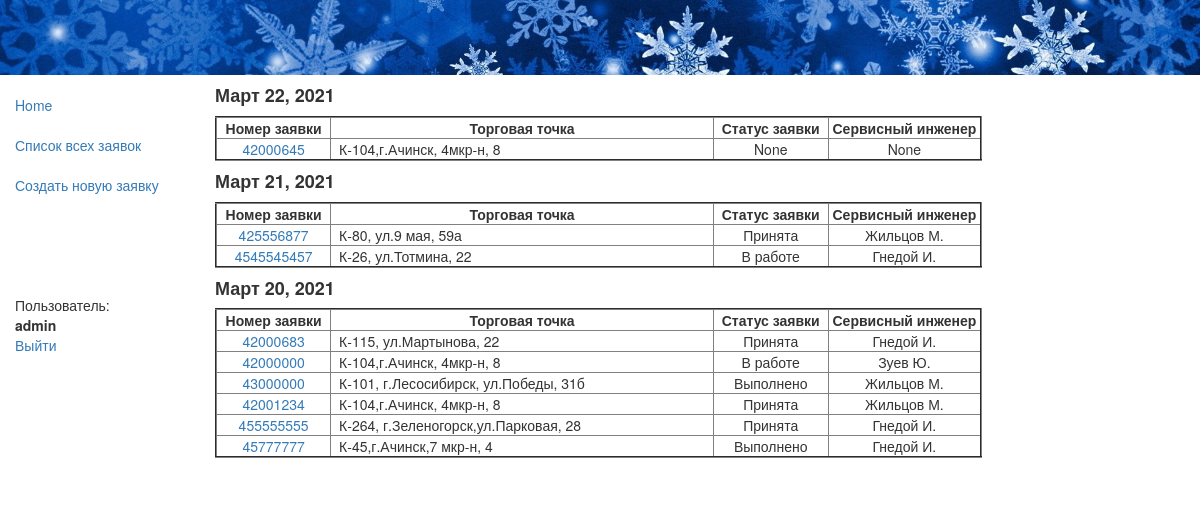
Page /app/recs/ (signed in) on the earlier database version.
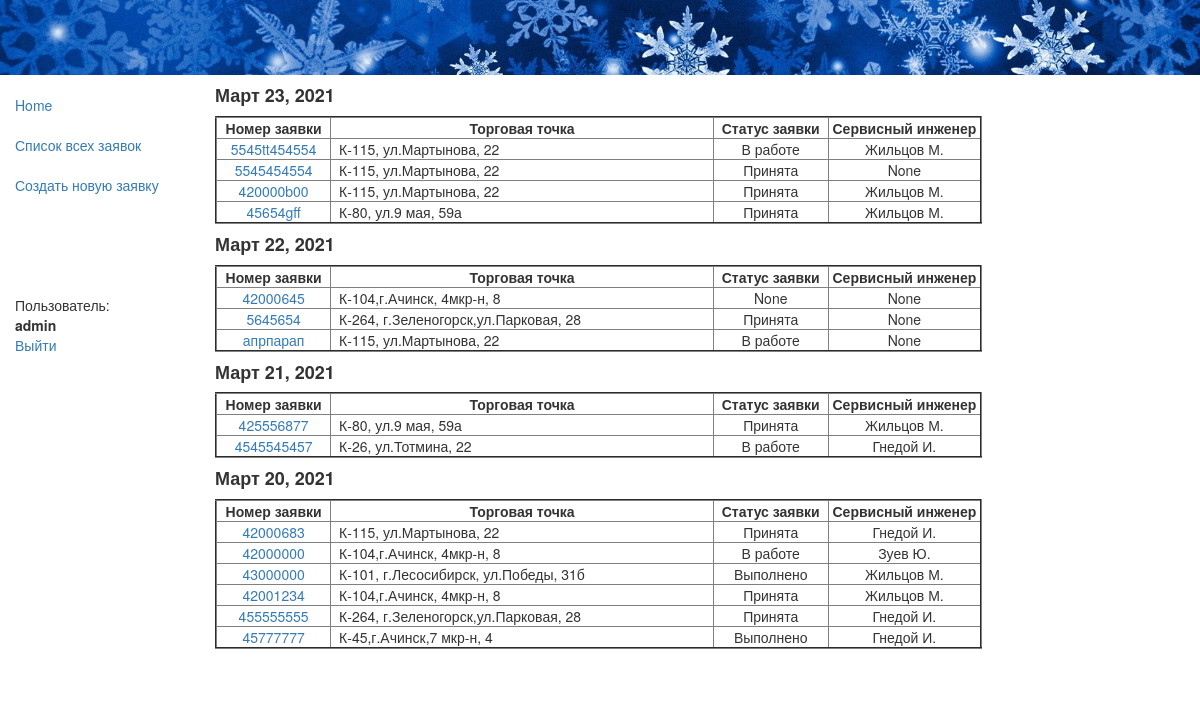
Same page on the later database version.
### app/models.py (models this page shows, shortened)
class Rec(models.Model):
    status = models.ForeignKey(Status, null=True, on_delete=models.SET_NULL, default=4, verbose_name="Статус заявки")
    rec_date = models.DateField(auto_now_add=True)
    rec_time = models.TimeField(auto_now_add=True)
    staff = models.ForeignKey(Staff, null=True, on_delete=models.SET_NULL, verbose_name='Диспетчер')
    customer = models.CharField(max_length=100, verbose_name="ФИО инициатора заявки")
    rec_num = models.CharField(verbose_name='Номер заявки', max_length=12)
    store = models.ForeignKey(Store, null=True, on_delete=models.SET_NULL, verbose_name="Торговая точка, адрес")
    description = models.TextField(max_length=1000, verbose_name="Содержание заявки")
    trouble = models.ForeignKey(Trouble, null=True, blank=True, on_delete=models.SET_NULL, verbose_name="Категория неисправности")
    tech = models.ForeignKey(Tech, null=True, on_delete=models.SET_NULL, default=4, verbose_name="Сервисный инженер")
    sign = models.DateTimeField(null=True, blank=True, verbose_name="Дата и время передачи заявки инженеру")
    visit = models.DateField(null=True, blank=True, verbose_name="Дата визита инженера")
    result = models.TextField(null=True, blank=True, max_length=1000, verbose_name="Результат выезда")
    form = models.CharField(null=True, blank=True, max_length=10, verbose_name="Номер заказа-наряда")
    class Meta:
        ordering = ['-rec_date'] # итерация по заявкам в rec-list.html в обратном порядке
    def get_absolute_url(self):
        return reverse('rec_detail', args=[str(self.id)])

class Store(models.Model):
    name = models.CharField(max_length=96, help_text="Торговая точка, адрес")
    def __str__(self):
        return self.name

class Status(models.Model):
    name = models.CharField(max_length=32, help_text="Состояние заявки")
    def __str__(self):
        return self.name

class Tech(models.Model):
    name = models.CharField(max_length=64, help_text="Сервисный инженер")
    def __str__(self):
        return self.name

### app/views.py (the view)
@login_required # Доступ к функции имеют только зарегенные юзеры
def rec_list(request):
    recs = Rec.objects.all()
    ddd = set()
    for i in recs:
        ddd.add(i.rec_date)
    ddd = sorted(ddd, reverse=True)[:45] # сортировка убыванию даты и кол-во отображаемых дней
    return render(
        request,
        'rec_list.html',
        context={'recs':recs, 'ddd':ddd},
    )

### app/templates/rec_list.html
{% extends "base_generic.html" %}
{% block content %}
  {% if recs %}
    {% for d in ddd %}
        <h4><strong>{{ d }}</strong></h4>
<table border="2">
       <tr>
           <td width="15%" align="center" > <strong> &nbsp;Номер заявки&nbsp; </strong> </td>
           <td width="50%" align="center" > <strong> &nbsp;Торговая точка&nbsp; </strong> </td>
           <td width="15%" align="center" > <strong> &nbsp;Статус заявки&nbsp; </strong> </td>
           <td width="20%" align="center" > <strong> &nbsp;Сервисный инженер&nbsp; </strong> </td>
       </tr>
      {% for rec in recs %}
            {% if rec.rec_date == d %}
          <tr>
              <td align="center" > <a href="{{ rec.get_absolute_url }}">{{ rec.rec_num}} </a> </td>
              <td> &nbsp; {{ rec.store}} &nbsp; </td>
              <td align="center" > &nbsp; {{ rec.status}} &nbsp; </td>
              <td align="center" > &nbsp; {{ rec.tech}} &nbsp; </td>
          </tr>
            {% endif %}
      {% endfor %}
    </table>
    {% endfor %}
  {% else %}
    <br><p>Заявок пока нетути</p>
  {% endif %}
<br><br>
{% endblock %}

Differences in the rows shown:
added Rec: ddd "Март 23, 2021", rec_num "5545tt454554", store "К-115, ул.Мартынова, 22", status "В работе", tech "Жильцов М."
added Rec: rec_num "5545454554", store "К-115, ул.Мартынова, 22", status "Принята", tech "None", shown under "Март 23, 2021"
added Rec: rec_num "420000b00", store "К-115, ул.Мартынова, 22", status "Принята", tech "Жильцов М.", shown under "Март 23, 2021"
added Rec: rec_num "45654gff", store "К-80, ул.9 мая, 59а", status "Принята", tech "Жильцов М.", shown under "Март 23, 2021"
added Rec: rec_num "5645654", store "К-264, г.Зеленогорск,ул.Парковая, 28", status "Принята", tech "None", shown under "Март 22, 2021"
added Rec: rec_num "апрпарап", store "К-115, ул.Мартынова, 22", status "В работе", tech "None", shown under "Март 22, 2021"
Other differences:
new list line: "Номер заявки Торговая точка Статус заявки Сервисный инженер"
